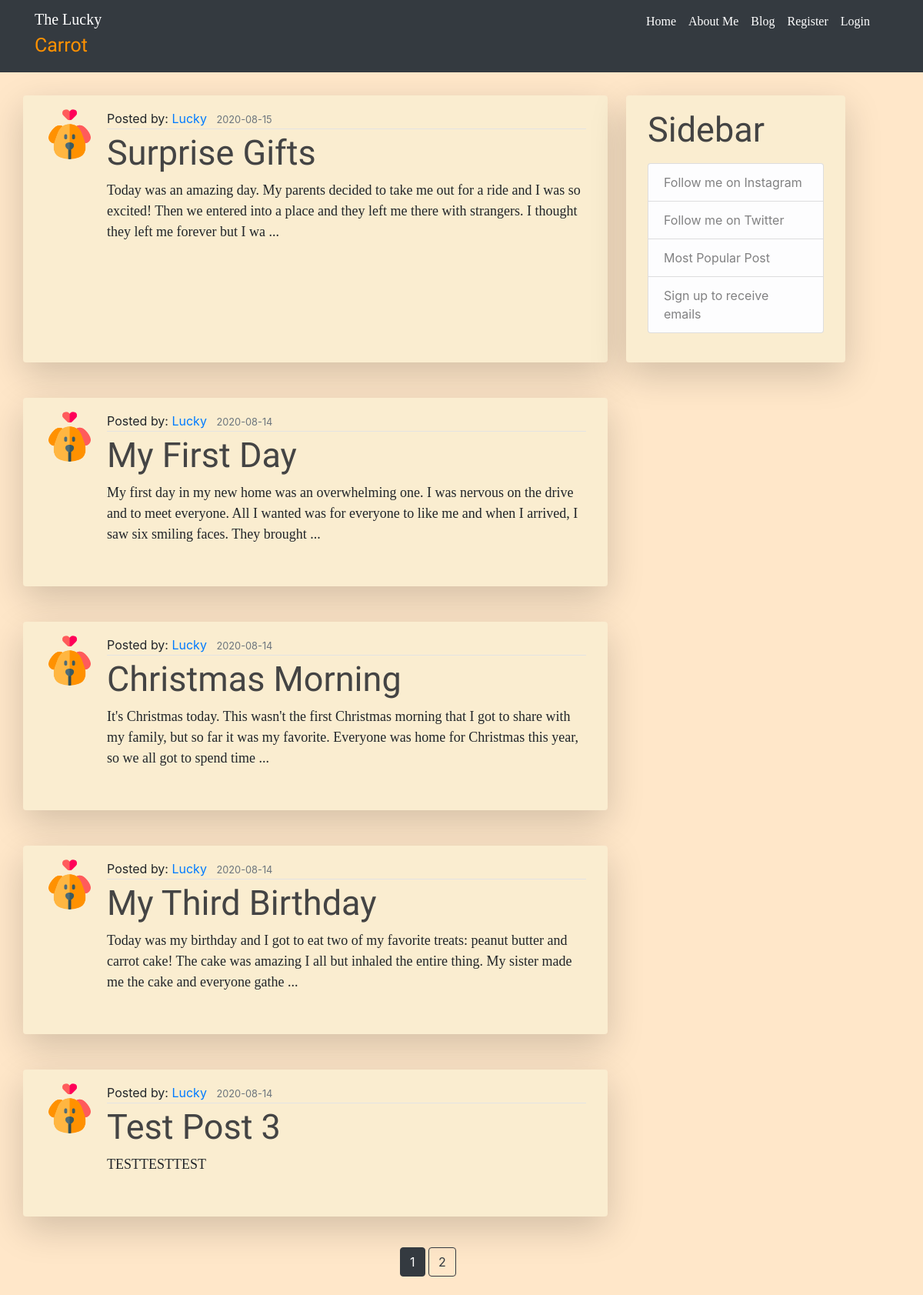
Page /blog on the committed database.
### luckycarrot/models.py (models this page shows, shortened)
class Post(db.Model):
    id = db.Column(db.Integer, primary_key=True)
    title = db.Column(db.String(100), nullable=False)
    date_posted = db.Column(db.DateTime, nullable=False,
                            default=datetime.utcnow)
    content = db.Column(db.Text, nullable=False)
    image_file = db.Column(db.String(20), nullable=False)
    user_id = db.Column(db.Integer, db.ForeignKey(
        'user.id'), nullable=False)

class User(db.Model, UserMixin):
    id = db.Column(db.Integer, primary_key=True)
    username = db.Column(db.String(20), unique=True, nullable=False)
    email = db.Column(db.String(120), unique=True, nullable=False)
    password = db.Column(db.String(60), nullable=False)
    updates = db.Column(db.Boolean, unique=False, default=False, nullable=False)
    image_file = db.Column(db.String(20), nullable=False, default='default.png')
    admin_user = db.Column(db.Boolean, unique=False, default=False, nullable=False)
    posts = db.relationship('Post', backref='author', lazy=True)

### luckycarrot/posts/routes.py (the view)
@posts.route("/blog", methods=['GET', 'POST'])
def blog():
    page = request.args.get('page', 1, type=int)
    posts = Post.query.order_by(Post.date_posted.desc()).paginate(page=page, per_page=5)
    return render_template('blog.html', posts=posts)

### luckycarrot/templates/blog.html (shortened to what this page needs)
{% extends 'main.html' %}
{% block links %}
<link rel="stylesheet" href="../static/css/blog.css" type="text/css">
{% endblock %}
{% block content %}
<div class='container-xl'>
    {% for post in posts.items %}
        <div class="row">
            <div class="col-8 shadow-lg p-2 mb-3 rounded borderBody">
                <article class='media content-section'>
                    <img class="rounded-circle article-img" src="{{ url_for('static', filename='profile_pictures/' + post.author.image_file)}}">
                    <div class='media-body'>
                        <div class="article-metadata">
                            <span>Posted by: <a class="mr-2" href="{{ url_for('main.about') }}">{{ post.author.username }}</a></span>
                            <small class='text-muted'>{{ post.date_posted.strftime('%Y-%m-%d') }}</small>
                        </div>
                        <h2><a class="article-title" href="{{ url_for('posts.post', post_id=post.id) }}">{{ post.title }}</a></h2>
                        {% if post.content|length > 199 %}
                            <p class="article-content">{{ post.content[:200] }} ...</p>
                        {% else %}
                            <p class="article-content">{{ post.content }}</p>
                        {% endif %}
                    </div>
                </article>
            </div>
            {% if loop.index == 1 %}
            <div class="col-3 shadow-lg p-2 mb-3 ml-4 rounded borderBody">
                <div class="content-section">
                  <h3 class="article-title">Sidebar</h3>
                    <ul class="list-group">
                      <a href="https://www.instagram.com/luckyluluthepom/" class="list-group-item list-group-item-light sideBar">Follow me on Instagram</a>
                      <a href="#" class="list-group-item list-group-item-light sideBar">Follow me on Twitter</a>
                      <a href="#" class="list-group-item list-group-item-light sideBar">Most Popular Post</a>
                      <a href="{{ url_for('users.account') }}" class="list-group-item list-group-item-light sideBar">Sign up to receive emails</a>
                    </ul>
                </div>
              </div>
            {% endif %}
        </div>
    {% endfor %}
        <br>
        <div class="row">
            <div class="col-5"></div>
            <div class="col-4">
                {% for page_num in posts.iter_pages(left_edge=1, right_edge=1, left_current=1, right_current=2) %}
                    {% if page_num %}
                        {% if posts.page == page_num %}
                            <a class='btn btn-dark mb-4' href="{{ url_for('posts.blog', page=page_num) }}">{{ page_num }}</a>
                        {% else %}
                            <a class='btn btn-outline-dark mb-4' href="{{ url_for('posts.blog', page=page_num) }}">{{ page_num }}</a>
                        {% endif %}
                    {% else %}
                        ...
                    {% endif %}
                {% endfor %}
            </div>
        </div>
    </div>
{% endblock %}

### luckycarrot/static/css/main.css (style rules this page uses)
body { background: #ffe7c9 !important; font-family: 'Bitter', serif; }
a { text-decoration: none !important; }
.borderBody { margin-top: 30px; background: #faedd0; }
.content-section { padding: 10px 20px; border-radius: 3px; margin-bottom: 20px; }

### luckycarrot/static/css/blog.css (style rules this page uses)
.article-title { color: #444444; font-family: 'Dancing Script', cursive; font-size: 45px; }
.article-content { font-size: 18px; font-family: 'Bitter', serif; }
.article-img { height: 65px; width: 65px; margin-right: 16px; }
.article-metadata { padding-bottom: 1px; margin-bottom: 4px; border-bottom: 1px solid #e3e3e3 }

### rows in the picture
Post: image_file (placeholder picture), author.username "Lucky", date_posted "2020-08-15", title "Surprise Gifts", content "Today was an amazing day. My parents decided to take me out for a ride and I was so excited! Then we entered into a place and they left me there with strangers. I thought they left me forever but I wa"
Post: image_file (placeholder picture), author.username "Lucky", date_posted "2020-08-14", title "My First Day", content "My first day in my new home was an overwhelming one. I was nervous on the drive and to meet everyone. All I wanted was for everyone to like me and when I arrived, I saw six smiling faces. They brought"
Post: image_file (placeholder picture), author.username "Lucky", date_posted "2020-08-14", title "Christmas Morning", content "It's Christmas today. This wasn't the first Christmas morning that I got to share with my family, but so far it was my favorite. Everyone was home for Christmas this year, so we all got to spend time"
Post: image_file (placeholder picture), author.username "Lucky", date_posted "2020-08-14", title "My Third Birthday", content "Today was my birthday and I got to eat two of my favorite treats: peanut butter and carrot cake! The cake was amazing I all but inhaled the entire thing. My sister made me the cake and everyone gathe"
Post: image_file (placeholder picture), author.username "Lucky", date_posted "2020-08-14", title "Test Post 3", content "TESTTESTTEST"

### other values in the picture
{{ page_num }} "1"
{{ page_num }} "2"
